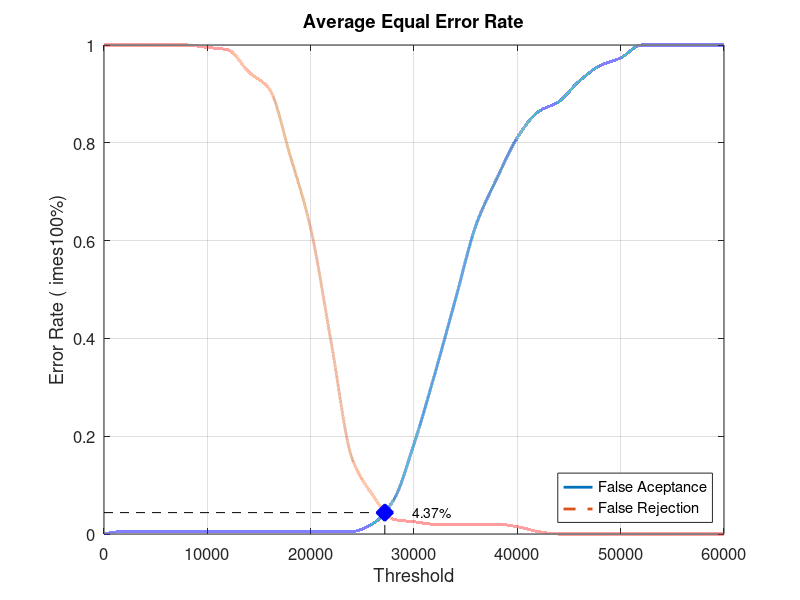
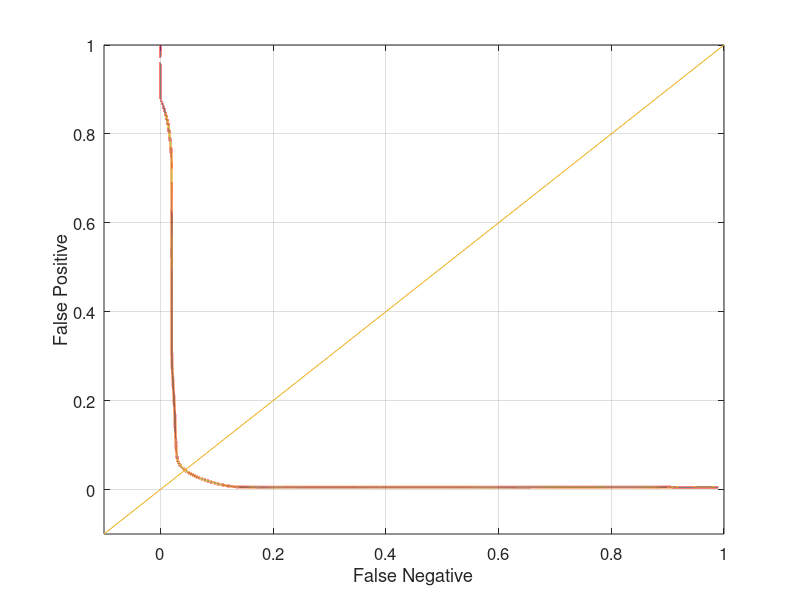

These charts were generated, in order, by the following MATLAB code:
close all;
clear;
clc;
x = 0:2000:60000;
xq = 0:0.5:60000;

y0 = [0 0.00526316 0.00526316 0.00526316 0.00526316 0.00526316 0.00526316 0.00526316 0.00526316 0.00526316 0.00526316 0.00526316 0.00526316 0.0210526 0.0684211 0.184211 0.326316 0.478947 0.631579 0.726316 0.810526 0.863158 0.884211 0.926316 0.957895 0.973684 1 1 1 1 1]
yy0 = interp1(x, y0, xq, 'pchip');
y1 = [1 1 1 1 1 0.995 0.99 0.945 0.91 0.775 0.625 0.39 0.155 0.08 0.03 0.025 0.02 0.02 0.02 0.02 0.015 0.005 0 0 0 0 0 0 0 0 0]
yy1 = interp1(x, y1, xq, 'pchip');

% Calculating EER: 
y2 = abs(y0 - y1);
find(y2 == min(y2))
yy2 = abs(yy0 - yy1);
xEER = find(yy2 == min(yy2));
xEERIndex = xq(xEER) % X-axis EER
yEER = yy0(xEER) % Y-axis EER

main = figure
plot(xq, yy0,'-','LineWidth', 2);	hold on
plot(xq, yy1,'--','LineWidth', 2);	hold on
plot([xEERIndex xEERIndex], [0 yEER], 'k--');	hold on
plot([0 xEERIndex], [yEER yEER], 'k--');	hold on
plot(xEERIndex, yEER, 'bx', 'LineWidth', 10);	hold on
text(xEERIndex + 10 * xEERIndex / 100, yEER, [num2str(round((10000 * yEER)) / 100) '%'])
legend('False Aceptance', 'False Rejection', 'Location', 'SouthEast')
xlabel('Threshold')
ylabel('Error Rate (	imes100%)')
title('Average Equal Error Rate')
set(gca, 'FontSize', 12)
axis([0 60000 0 1])
grid on

print(main, 'Database5_4Main', '-dpng');
FNRxFPR = figure('Color', [1 1 1]);
plot(yy1, yy0, '-', yy1, yy0, 'LineWidth', 2);
hold on
y = -0.1:0.1:1
plot(y, y); 
set(gca, 'FontSize', 12)
xlabel('False Negative')
ylabel('False Positive')
axis([-0.1 1 -0.1 1])
set(gca, 'FontSize', 12)
grid on

print(FNRxFPR, 'Database5_4FNRxFPR','-dpng');
